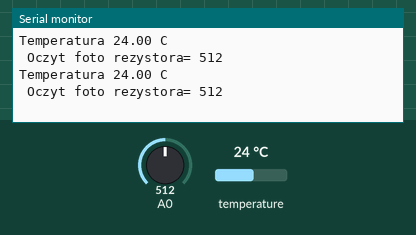
Recording of a sketch running on a simulated Arduino Uno, built with avr-gcc and run on an emulated ATmega328P. Shown: the last lines printed to the serial monitor. Inputs (shaded band) come from the test bench; at power-on: temperature 24 °C, A0 = 512.

Above: at 2.0 s.
2.1 s: temperature set to 12 °C
At 3.1 s:
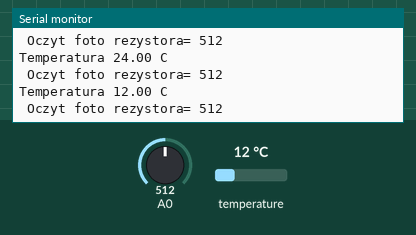
3.6 s: A0 set to 716
At 5.4 s:
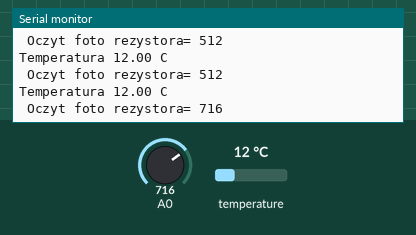
7.9 s: temperature set to 19 °C
At 8.8 s:
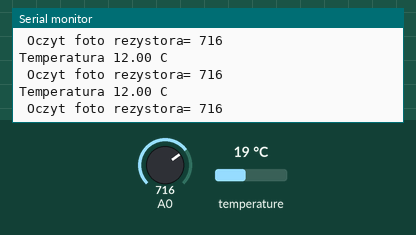
9.4 s: A0 set to 900
At 11.0 s:
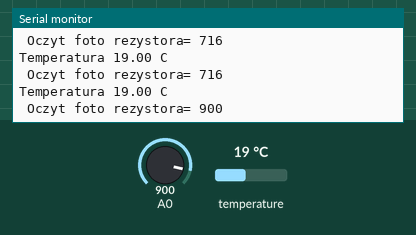
Timing chart, 0 to 11.9 s (numbered marks = the images above; inputs shaded):
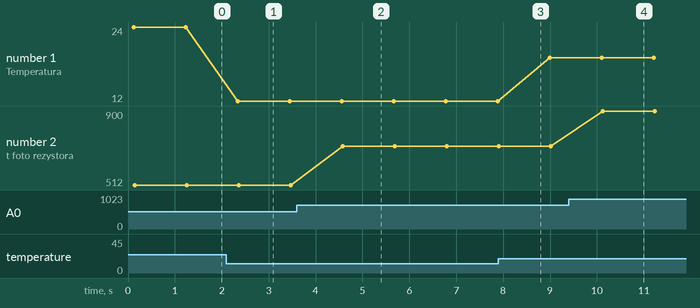

The sketch:

termometr_nasz.ino
```cpp
#include <OneWire.h>
#include <DallasTemperature.h>


#define ONE_WIRE_BUS 2
int photocellInput = -1;

OneWire oneWire(ONE_WIRE_BUS);
DallasTemperature sensors(&oneWire);
DeviceAddress insideThermometer;


void setup(void)
{
 Serial.begin(9600);
  sensors.begin();
  sensors.getAddress(insideThermometer, 0);
  sensors.setResolution(insideThermometer, 9); // rozdzielczosc termometru do 9bit
}

void printTemperature(DeviceAddress deviceAddress)
{
 sensors.requestTemperatures();
  Serial.print("Temperatura ");

  Serial.print(sensors.getTempC(deviceAddress));
  Serial.print(" C");
   Serial.println(" ");
   photocellInput = (analogRead(0));
  Serial.print(" Oczyt foto rezystora= ");
  Serial.println(photocellInput);
}

void loop(void)
{


  printTemperature(insideThermometer);
  delay(1000);
}
```

Measured:
- after the input at 2.1 s, the serial monitor: prints a new line after 0.24 s (image 1)
- after the input at 3.6 s, the serial monitor: prints a new line after 0.98 s (image 2)
- after the input at 9.4 s, the serial monitor: prints a new line after 0.73 s (image 4)
- plotted number 1: 24 → 12 after the input at 2.1 s, 12 → 19 after the input at 7.9 s
- plotted number 2: 512 → 716 after the input at 3.6 s, 716 → 900 after the input at 9.4 s
